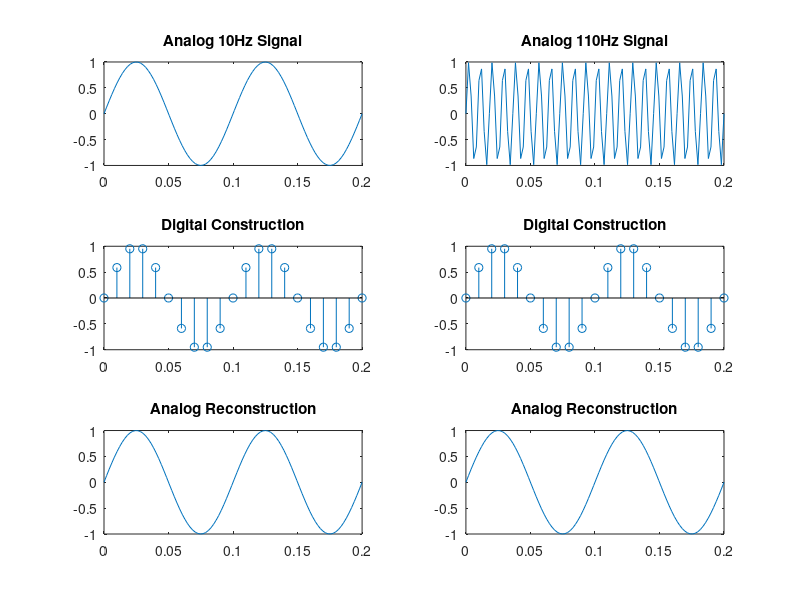

Write MATLAB code to recreate this figure.
clear, clc;
        
t = linspace(0,0.2);  
Fs = 100; f1 = 10;  f2 = 110; 

n = 0:1/Fs:0.2;  

% plots for 10Hz signal
subplot(321);
x1_t = sin(2*pi*f1*t); 
plot(t,x1_t); title('Analog 10Hz Signal');

subplot(323);
x1_n = sin(2*pi*f1*n);   
stem(n, x1_n); title('Digital Construction');

subplot(325);
X1 = spline(n,x1_n,t);
plot(t, X1); title('Analog Reconstruction');

% plots for 110Hz
subplot(322);
x2_t = sin(2*pi*f2*t);   
plot(t,x2_t); title('Analog 110Hz Signal');

subplot(324);
x2_n = sin(2*pi*f2*n);   
stem(n, x2_n); title('Digital Construction');

subplot(326);
X2 = spline(n,x2_n,t);
plot(t, X2); title('Analog Reconstruction');
